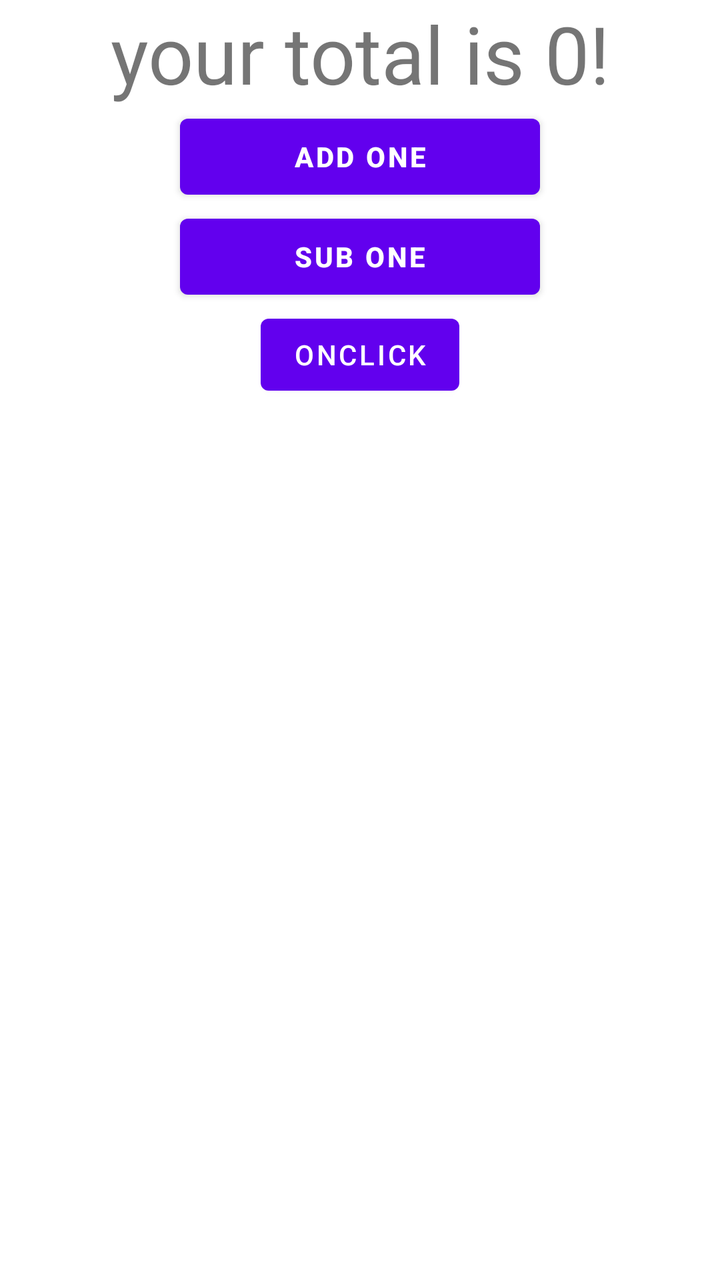
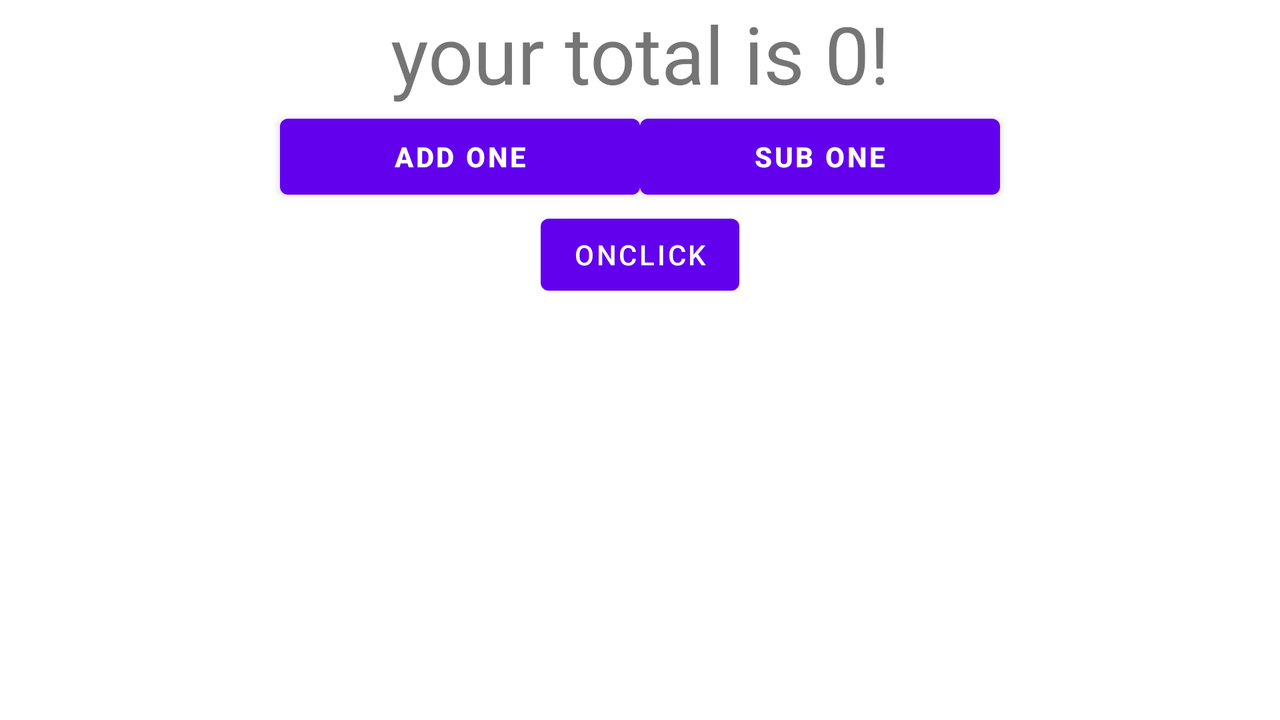

An Android layout and its configuration variant, each rendered on a device that would load it. The default file and the variant file are quoted in full after the pictures.
<!-- AndroidManifest.xml: application theme AppTheme -->
<!-- res/layout/activity_main.xml -->
<LinearLayout xmlns:android="http://schemas.android.com/apk/res/android"
    xmlns:tools="http://schemas.android.com/tools"
    android:orientation="vertical"
    android:layout_width="match_parent"
    android:layout_height="match_parent"
    tools:context=".MainActivity">

    <TextView android:text="@string/hello_world"
        android:layout_width="fill_parent"
        android:layout_height="wrap_content"
        android:textSize="40dp"
        android:gravity="center"
        android:id="@+id/tvdisplay"
        />

    <Button
        android:layout_width="180dp"
        android:layout_height="50dp"
        android:layout_gravity="center_horizontal"
        android:text="@string/key1"
        android:id="@+id/b_add"
        android:textStyle="bold" />

    <Button
        android:layout_width="180dp"
        android:layout_height="50dp"
        android:layout_gravity="center_horizontal"
        android:text="@string/key2"
        android:id="@+id/b_sub"
        android:textStyle="bold" />

    <Button
        android:layout_width="wrap_content"
        android:layout_height="wrap_content"
        android:text="OnClick"
        android:onClick="SendMsg"
        android:id="@+id/button"
        android:layout_gravity="center_horizontal" />


</LinearLayout>
<!-- resources referenced by this layout -->
<resources>
  <string name="hello_world">your total is 0!</string>
  <string name="key1">Add one</string>
  <string name="key2">Sub one</string>
</resources>
<!-- res/layout-land/activity_main.xml (the repository's variant of the layout above) -->
<!-- drawn on the phone turned sideways -->
<LinearLayout xmlns:android="http://schemas.android.com/apk/res/android"
    xmlns:tools="http://schemas.android.com/tools"
    android:orientation="vertical"
    android:layout_width="match_parent"
    android:layout_height="match_parent"
    tools:context=".MainActivity">

    <TextView android:text="@string/hello_world"
        android:layout_width="fill_parent"
        android:layout_height="wrap_content"
        android:textSize="40dp"
        android:gravity="center"
        android:id="@+id/tvdisplay"
        />
<LinearLayout
    android:layout_height="wrap_content"
    android:layout_width="fill_parent"

    android:gravity="center_horizontal">
    <Button
        android:layout_width="180dp"
        android:layout_height="50dp"
        android:layout_gravity="center_horizontal"
        android:text="@string/key1"
        android:id="@+id/b_add"
        android:textStyle="bold" />

    <Button
        android:layout_width="180dp"
        android:layout_height="50dp"
        android:layout_gravity="center_horizontal"
        android:text="@string/key2"
        android:id="@+id/b_sub"
        android:textStyle="bold" />
</LinearLayout>
    <Button
        android:layout_width="wrap_content"
        android:layout_height="wrap_content"
        android:text="OnClick"
        android:onClick="SendMsg"
        android:id="@+id/button"
        android:layout_gravity="center_horizontal" />


</LinearLayout>
